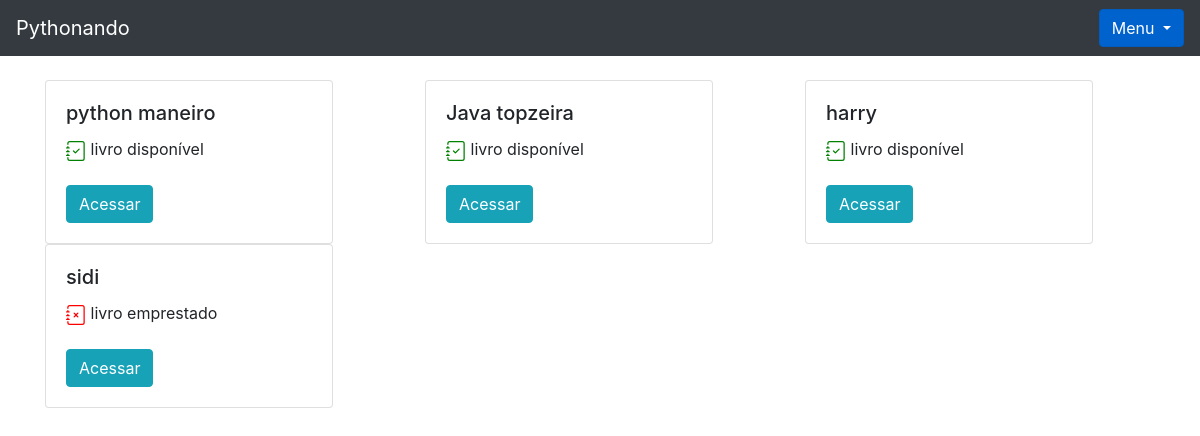
Before: /livro/home/ (signed in) with the older database file.
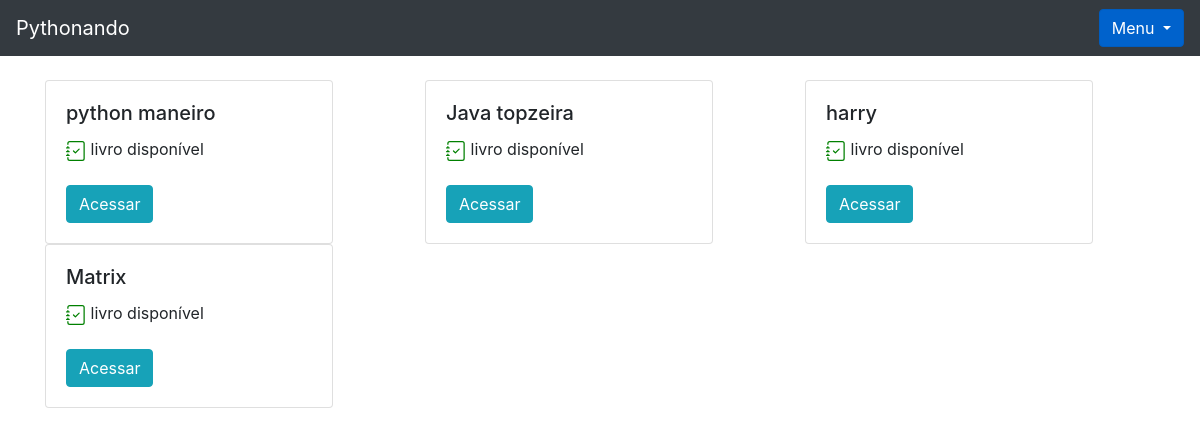
After: the same page with the newer database file.
### livro/models.py (models this page shows, shortened)
class Livros(models.Model):
    nome = models.CharField(max_length = 100)
    autor = models.CharField(max_length = 30)
    co_autor = models.CharField(max_length = 30, blank = True, null = True)
    data_cadastro = models.DateField(default = date.today)
    emprestado = models.BooleanField(default=False)
    categoria = models.ForeignKey(Categoria, on_delete=models.DO_NOTHING)
    usuario = models.ForeignKey(Usuario, on_delete=models.DO_NOTHING)
    class Meta:
        verbose_name = 'Livro'

### livro/views.py (the view)
# urls.py: path('home/', views.home, name = 'home'),
def home(request):
    if request.session.get('usuario'):
        usuario = Usuario.objects.get(id = request.session['usuario'])
        status_categoria = request.GET.get('cadastro_categoria')
        livros = Livros.objects.filter(usuario = usuario)
        total_livros = livros.count()
        form = CadastroLivro()
        form.fields['usuario'].initial = request.session['usuario']
        form.fields['categoria'].queryset = Categoria.objects.filter(usuario = usuario)
        form_categoria = CategoriaLivro()
        usuarios = Usuario.objects.all()
        livros_emprestar = Livros.objects.filter(usuario = usuario).filter(emprestado = False)
        livros_emprestados = Livros.objects.filter(usuario = usuario).filter(emprestado = True)
        return render(request, 'home.html', {'livros': livros, 'usuario_logado': request.session.get('usuario'), 'form': form, 'status_categoria': status_categoria, 'form_categoria': form_categoria, 'usuarios': usuarios, 'livros_emprestar': livros_emprestar,'total_livro': total_livros, 'livros_emprestados': livros_emprestados,})
    else:
        return redirect('/auth/login/?status=2')

### livro/models.py (called while the page is built)
    def __str__(self) -> str:
        return self.nome

### livro/templates/home.html (shortened to what this page needs)
{% extends 'base.html' %}
{% block 'conteudo' %}
<div class="container">
    <br>
      <div class="row">
        {% for livro in livros %}
            <div class="col-md">
                <div class="card" style="width: 18rem;">
                    <div class="card-body">
                      <h5 class="card-title">{{livro.nome}}</h5>
                      {% if livro.emprestado %}
                        livro emprestado
                      {% else %}
                        livro disponível
                      {% endif %}
                        <br>
                        <br>
                      <a href="{% url 'ver_livros' livro.id %}" class="btn btn-info">Acessar</a>
                    </div>
                </div>
            </div>
        {% endfor %}
      </div>
    </div>
{% endblock %}

Changed rows visible on the page:
removed Livros: nome "sidi", emprestado True (drawn)
added Livros: nome "Matrix", emprestado False (drawn)
